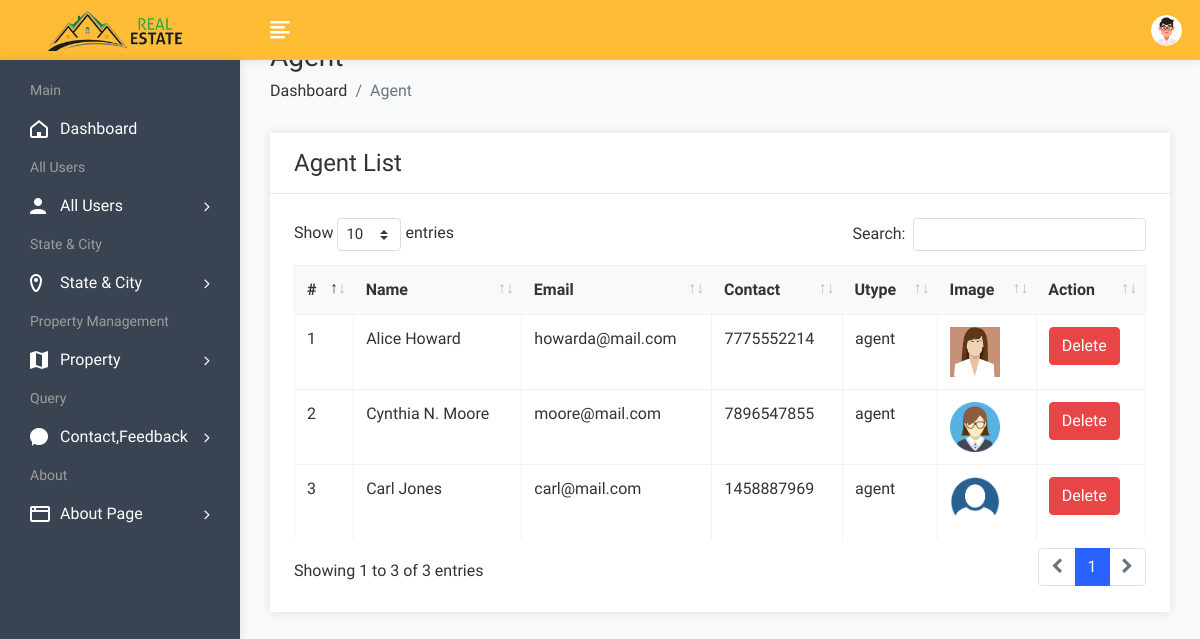
Page /admin/useragent.php (signed in) on the earlier database version.
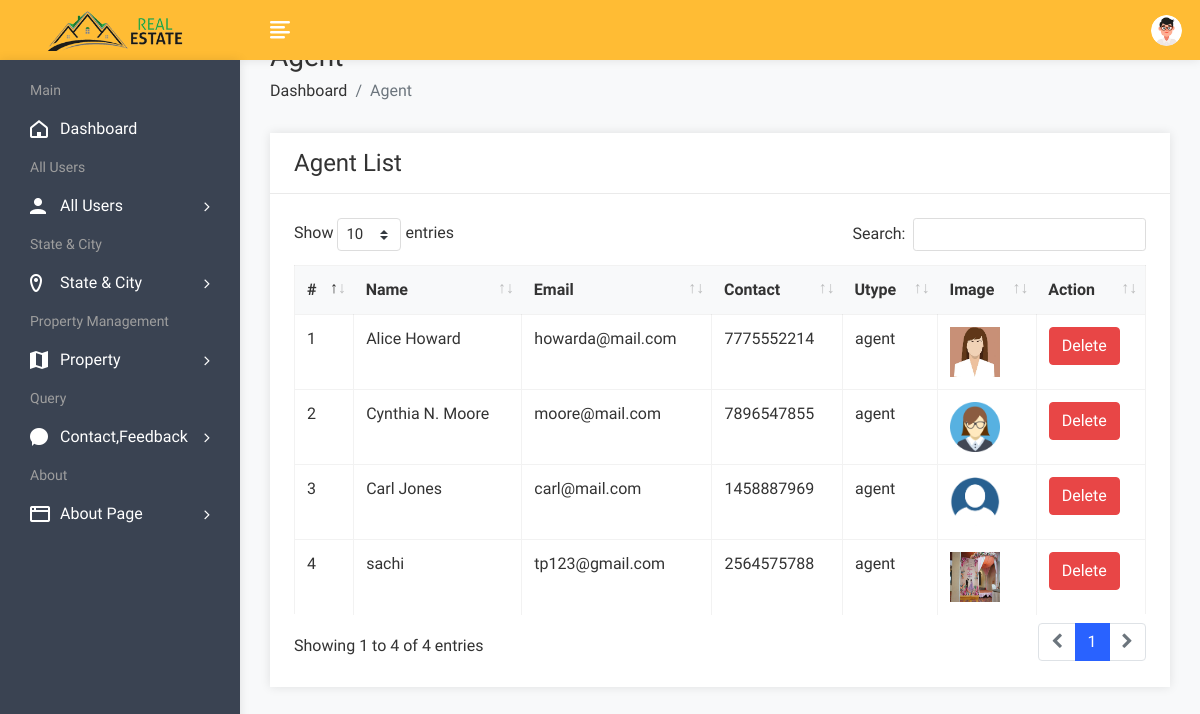
Same page on the later database version.
### tables this page shows
CREATE TABLE `user` (
  `uid` int(50) NOT NULL,
  `uname` varchar(100) NOT NULL,
  `uemail` varchar(100) NOT NULL,
  `uphone` varchar(20) NOT NULL,
  `upass` varchar(50) NOT NULL,
  `utype` varchar(50) NOT NULL,
  `uimage` varchar(300) NOT NULL
);

### admin/useragent.php (the view, shortened to what this page needs)
<!DOCTYPE html>
<html lang="en">
<head>
        <link rel="stylesheet" href="assets/css/bootstrap.min.css">
        <link rel="stylesheet" href="assets/css/font-awesome.min.css">
        <link rel="stylesheet" href="assets/css/feathericon.min.css">
		<link rel="stylesheet" href="assets/plugins/datatables/dataTables.bootstrap4.min.css">
		<link rel="stylesheet" href="assets/plugins/datatables/responsive.bootstrap4.min.css">
		<link rel="stylesheet" href="assets/plugins/datatables/select.bootstrap4.min.css">
		<link rel="stylesheet" href="assets/plugins/datatables/buttons.bootstrap4.min.css">
        <link rel="stylesheet" href="assets/css/style.css">
    </head>
    <body>
				<?php include("header.php"); ?>
            <div class="page-wrapper">
                <div class="content container-fluid">
					<div class="page-header">
						<div class="row">
							<div class="col">
								<h3 class="page-title">Agent</h3>
								<ul class="breadcrumb">
									<li class="breadcrumb-item"><a href="dashboard.php">Dashboard</a></li>
									<li class="breadcrumb-item active">Agent</li>
								</ul>
							</div>
						</div>
					</div>
					<div class="row">
						<div class="col-sm-12">
							<div class="card">
								<div class="card-header">
									<h4 class="card-title">Agent List</h4>
								</div>
								<div class="card-body">
									<table id="basic-datatable" class="table table-bordered table-hover">
                                            <thead>
                                                <tr>
                                                    <th>#</th>
                                                    <th>Name</th>
                                                    <th>Email</th>
                                                    <th>Contact</th>
                                                    <th>Utype</th>
													<th>Image</th>
                                                    <th>Action</th>
                                                </tr>
                                            </thead>
                                            <tbody>
											<?php
												$query=mysqli_query($con,"select * from user where utype='agent'");
												$cnt=1;
												while($row=mysqli_fetch_row($query))
													{
											?>
                                                <tr>
                                                    <td><?php echo $cnt; ?></td>
                                                    <td><?php echo $row['1']; ?></td>
                                                    <td><?php echo $row['2']; ?></td>
                                                    <td><?php echo $row['3']; ?></td>
                                                    <td><?php echo $row['5']; ?></td>
													<td><img src="user/<?php echo $row['6']; ?>" height="50px" width="50px"></td>
                                                    <td><a href="useragentdelete.php?id=<?php echo $row['0']; ?>"><button class="btn btn-danger">Delete</button></a></td>
                                                </tr>
                                                <?php
												$cnt=$cnt+1;
												}
												?>
                                            </tbody>
                                        </table>
								</div>
							</div>
						</div>
					</div>
				</div>
			</div>
    </body>
</html>

Differences in the rows shown:
added user: uname "sachi", uemail "tp123@gmail.com", uphone "2564575788", utype "agent", uimage (picture)
Other differences:
text written by a page script: "Show entries Search: Showing 1 to 3 of 3 entries 1" → "Show entries Search: Showing 1 to 4 of 4 entries 1"
